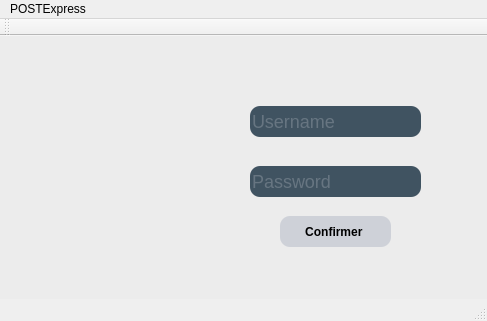
<?xml version="1.0" encoding="UTF-8"?>
<ui version="4.0">
 <class>MainWindow</class>
 <widget class="QMainWindow" name="MainWindow">
  <property name="geometry">
   <rect>
    <x>0</x>
    <y>0</y>
    <width>487</width>
    <height>321</height>
   </rect>
  </property>
  <property name="windowTitle">
   <string>Gestion des Clients</string>
  </property>
  <widget class="QWidget" name="centralWidget">
   <widget class="QGroupBox" name="groupBox_3">
    <property name="geometry">
     <rect>
      <x>-10</x>
      <y>-10</y>
      <width>501</width>
      <height>331</height>
     </rect>
    </property>
    <property name="styleSheet">
     <string notr="true"/>
    </property>
    <property name="title">
     <string/>
    </property>
    <widget class="QLineEdit" name="lineUsername">
     <property name="geometry">
      <rect>
       <x>260</x>
       <y>80</y>
       <width>171</width>
       <height>31</height>
      </rect>
     </property>
     <property name="styleSheet">
      <string notr="true">
color:#8d98a1;
background-color:#405361;
font-size:18px;
border-style:outset;
border-radius:10px;
</string>
     </property>
     <property name="inputMask">
      <string/>
     </property>
     <property name="text">
      <string/>
     </property>
     <property name="placeholderText">
      <string>Username</string>
     </property>
     <property name="cursorMoveStyle">
      <enum>Qt::VisualMoveStyle</enum>
     </property>
    </widget>
    <widget class="QLineEdit" name="Password">
     <property name="geometry">
      <rect>
       <x>260</x>
       <y>140</y>
       <width>171</width>
       <height>31</height>
      </rect>
     </property>
     <property name="autoFillBackground">
      <bool>false</bool>
     </property>
     <property name="styleSheet">
      <string notr="true">
color:#8d98a1;
background-color:#405361;
font-size:18px;
border-style:outset;
border-radius:10px;
</string>
     </property>
     <property name="inputMask">
      <string/>
     </property>
     <property name="text">
      <string/>
     </property>
     <property name="echoMode">
      <enum>QLineEdit::Password</enum>
     </property>
     <property name="placeholderText">
      <string>Password</string>
     </property>
    </widget>
    <widget class="QPushButton" name="pushButton_8">
     <property name="geometry">
      <rect>
       <x>290</x>
       <y>190</y>
       <width>111</width>
       <height>31</height>
      </rect>
     </property>
     <property name="font">
      <font>
       <family>Arial</family>
       <weight>75</weight>
       <bold>true</bold>
       <underline>false</underline>
       <strikeout>false</strikeout>
      </font>
     </property>
     <property name="styleSheet">
      <string notr="true">QPushButton{

background:#ced1d8;
border-style:outset;
border-radius:10px;
}
QPushButton:pressed{
background-color:rgb(224,0,0);
border-style:inset;
}
</string>
     </property>
     <property name="text">
      <string>Confirmer </string>
     </property>
    </widget>
    <widget class="QWidget" name="gridLayoutWidget_2">
     <property name="geometry">
      <rect>
       <x>1</x>
       <y>1</y>
       <width>2</width>
       <height>2</height>
      </rect>
     </property>
     <layout class="QGridLayout" name="gridLayout_2"/>
    </widget>
    <widget class="QLabel" name="label_2">
     <property name="geometry">
      <rect>
       <x>30</x>
       <y>80</y>
       <width>181</width>
       <height>111</height>
      </rect>
     </property>
     <property name="text">
      <string/>
     </property>
     <property name="pixmap">
      <pixmap>../1200px-Cybersecurity.png</pixmap>
     </property>
     <property name="scaledContents">
      <bool>true</bool>
     </property>
     <property name="wordWrap">
      <bool>false</bool>
     </property>
    </widget>
    <widget class="QLabel" name="label">
     <property name="geometry">
      <rect>
       <x>-20</x>
       <y>0</y>
       <width>561</width>
       <height>331</height>
      </rect>
     </property>
     <property name="text">
      <string/>
     </property>
     <property name="pixmap">
      <pixmap>../Sans titre - 1.jpg</pixmap>
     </property>
     <property name="scaledContents">
      <bool>true</bool>
     </property>
    </widget>
    <zorder>label</zorder>
    <zorder>lineUsername</zorder>
    <zorder>Password</zorder>
    <zorder>pushButton_8</zorder>
    <zorder>gridLayoutWidget_2</zorder>
    <zorder>label_2</zorder>
   </widget>
  </widget>
  <widget class="QMenuBar" name="menuBar">
   <property name="geometry">
    <rect>
     <x>0</x>
     <y>0</y>
     <width>487</width>
     <height>22</height>
    </rect>
   </property>
   <widget class="QMenu" name="menuPOSTExpress">
    <property name="title">
     <string>POSTExpress</string>
    </property>
   </widget>
   <addaction name="menuPOSTExpress"/>
  </widget>
  <widget class="QToolBar" name="mainToolBar">
   <attribute name="toolBarArea">
    <enum>TopToolBarArea</enum>
   </attribute>
   <attribute name="toolBarBreak">
    <bool>false</bool>
   </attribute>
  </widget>
  <widget class="QStatusBar" name="statusBar"/>
 </widget>
 <layoutdefault spacing="6" margin="11"/>
 <resources/>
 <connections/>
</ui>
